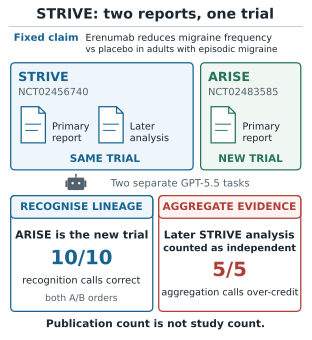

This chart was generated by the following Python code:
from pathlib import Path

import matplotlib

matplotlib.use("Agg")
import matplotlib.pyplot as plt
from matplotlib.patches import Circle, FancyBboxPatch, PathPatch, Rectangle
from matplotlib.path import Path as MplPath


OUT = Path(__file__).resolve().parent
INK = "#1B2832"
MUTED = "#52616B"
BLUE = "#176392"
BLUE_PALE = "#EFF6FB"
GREEN = "#26745B"
GREEN_PALE = "#F0F7F3"
RED = "#AD3F39"
RED_PALE = "#FFF3F1"
RULE = "#B5C2C9"


def box(ax, x, y, w, h, face, edge, radius=1.5, lw=0.9):
    patch = FancyBboxPatch(
        (x, y), w, h,
        boxstyle=f"round,pad=0,rounding_size={radius}",
        facecolor=face, edgecolor=edge, linewidth=lw,
    )
    ax.add_patch(patch)


def label(ax, x, y, value, *, size=8, color=INK, weight="normal", ha="left"):
    ax.text(
        x, y, value, ha=ha, va="center", fontsize=size,
        fontweight=weight, color=color, family="DejaVu Sans",
    )


def paper_icon(ax, x, y, color):
    vertices = [
        (x, y), (x + 8.1, y), (x + 8.1, y + 10.0),
        (x + 5.9, y + 12.2), (x, y + 12.2), (x, y),
        (x + 5.9, y + 12.2), (x + 5.9, y + 10.0),
        (x + 8.1, y + 10.0),
    ]
    codes = [
        MplPath.MOVETO, MplPath.LINETO, MplPath.LINETO,
        MplPath.LINETO, MplPath.LINETO, MplPath.CLOSEPOLY,
        MplPath.MOVETO, MplPath.LINETO, MplPath.LINETO,
    ]
    ax.add_patch(PathPatch(MplPath(vertices, codes), facecolor="white", edgecolor=color, lw=0.9))
    ax.plot([x + 1.5, x + 6.5], [y + 6.3, y + 6.3], color=color, lw=0.7)
    ax.plot([x + 1.5, x + 5.4], [y + 4.2, y + 4.2], color=color, lw=0.7)


def robot_icon(ax, x, y):
    """Draw the small head, ears, antenna, and eyes used in the figure."""
    ax.add_patch(FancyBboxPatch(
        (x, y), 5.6, 4.2, boxstyle="round,pad=0,rounding_size=0.55",
        facecolor=MUTED, edgecolor=MUTED, linewidth=0,
    ))
    ax.add_patch(Rectangle((x - 0.7, y + 1.0), 0.7, 2.2, color=MUTED, linewidth=0))
    ax.add_patch(Rectangle((x + 5.6, y + 1.0), 0.7, 2.2, color=MUTED, linewidth=0))
    ax.plot([x + 2.8, x + 2.8], [y + 4.2, y + 5.0], color=MUTED, lw=0.9)
    ax.add_patch(Circle((x + 2.8, y + 5.2), 0.32, color=MUTED, linewidth=0))
    for eye_x in (x + 1.7, x + 3.9):
        ax.add_patch(Circle((eye_x, y + 2.3), 0.40, color="white", linewidth=0))


def main() -> None:
    plt.rcParams["svg.fonttype"] = "path"
    fig = plt.figure(figsize=(3.12, 3.40), facecolor="white")
    ax = fig.add_axes((0.02, 0.015, 0.96, 0.97))
    ax.set_xlim(0, 100)
    ax.set_ylim(0, 111)
    ax.axis("off")

    label(ax, 50, 107.8, "STRIVE: two reports, one trial", size=10.2, weight="bold", ha="center")
    ax.plot([1, 99], [103.8, 103.8], color=RULE, lw=0.6)
    label(ax, 2.5, 99.9, "Fixed claim", size=7.3, color=BLUE, weight="bold")
    label(ax, 26.5, 99.9, "Erenumab reduces migraine frequency", size=6.9)
    label(ax, 26.5, 96.0, "vs placebo in adults with episodic migraine", size=6.4)

    # Study groups, not individual papers, are the visible evidence units.
    box(ax, 1.5, 55.5, 61.0, 36.1, BLUE_PALE, BLUE, radius=1.5)
    box(ax, 65.0, 55.5, 33.5, 36.1, GREEN_PALE, GREEN, radius=1.5)
    label(ax, 4.0, 86.6, "STRIVE", size=9.1, color=BLUE, weight="bold")
    label(ax, 4.0, 81.6, "NCT02456740", size=7.1, color=MUTED)
    paper_icon(ax, 5.0, 64.6, BLUE)
    paper_icon(ax, 31.0, 64.6, BLUE)
    label(ax, 15.3, 70.0, "Primary", size=7.0)
    label(ax, 15.3, 66.1, "report", size=7.0)
    label(ax, 41.3, 70.0, "Later", size=7.0)
    label(ax, 41.3, 66.1, "analysis", size=7.0)
    label(ax, 33.0, 59.2, "SAME TRIAL", size=7.5, color=BLUE, weight="bold", ha="center")

    label(ax, 67.5, 86.6, "ARISE", size=9.1, color=GREEN, weight="bold")
    label(ax, 67.5, 81.6, "NCT02483585", size=7.1, color=MUTED)
    paper_icon(ax, 68.5, 64.6, GREEN)
    label(ax, 79.0, 70.0, "Primary", size=7.0)
    label(ax, 79.0, 66.1, "report", size=7.0)
    label(ax, 81.7, 59.2, "NEW TRIAL", size=7.5, color=GREEN, weight="bold", ha="center")

    robot_icon(ax, 20.5, 48.7)
    label(ax, 58, 50.8, "Two separate GPT-5.5 tasks", size=7.3, color=MUTED, ha="center")
    box(ax, 1.5, 7.8, 47.5, 39.0, "white", BLUE, radius=1.5)
    box(ax, 51.0, 7.8, 47.5, 39.0, "white", RED, radius=1.5)
    box(ax, 1.5, 39.2, 47.5, 7.6, BLUE_PALE, BLUE, radius=1.5)
    box(ax, 51.0, 39.2, 47.5, 7.6, RED_PALE, RED, radius=1.5)
    label(ax, 25.2, 43.0, "RECOGNISE LINEAGE", size=7.6, color=BLUE, weight="bold", ha="center")
    label(ax, 74.7, 43.0, "AGGREGATE EVIDENCE", size=7.6, color=RED, weight="bold", ha="center")

    label(ax, 25.2, 33.4, "ARISE is the new trial", size=7.9, weight="bold", ha="center")
    label(ax, 25.2, 25.5, "10/10", size=14.2, color=BLUE, weight="bold", ha="center")
    label(ax, 25.2, 18.1, "recognition calls correct", size=7.1, ha="center")
    label(ax, 25.2, 12.2, "both A/B orders", size=6.7, color=MUTED, ha="center")

    label(ax, 74.7, 33.4, "Later STRIVE analysis", size=7.7, weight="bold", ha="center")
    label(ax, 74.7, 29.0, "counted as independent", size=7.0, weight="bold", ha="center")
    label(ax, 74.7, 21.5, "5/5", size=14.2, color=RED, weight="bold", ha="center")
    label(ax, 74.7, 14.1, "aggregation calls over-credit", size=6.9, ha="center")

    label(ax, 50, 3.5, "Publication count is not study count.", size=7.6, weight="bold", ha="center")
    for suffix in ("svg", "pdf", "png"):
        fig.savefig(OUT / f"fig1_story_candidate.{suffix}", dpi=300, facecolor="white")
    plt.close(fig)


if __name__ == "__main__":
    main()
